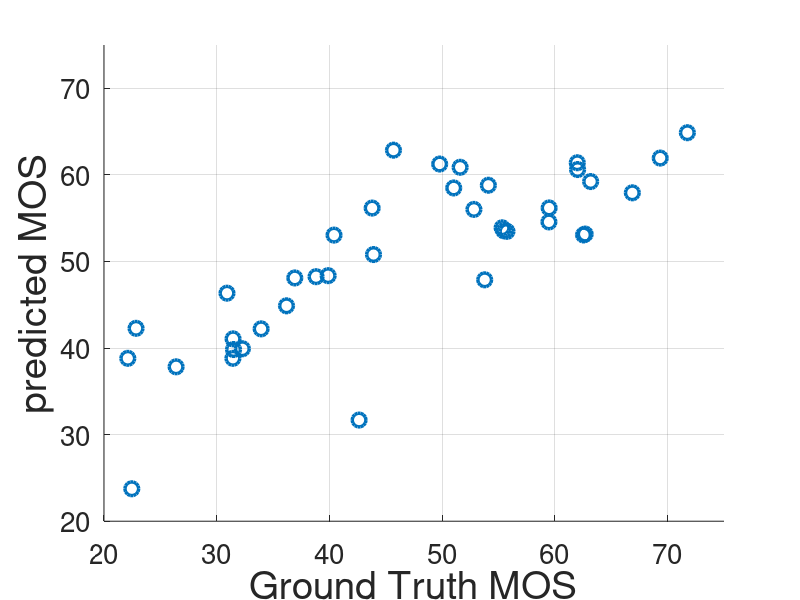

Source code (MATLAB): (Note: this script raises an error after producing the figure.)
clc;
clear all;
close all;
load('plcc81.mat');

data_Correlationtogether=[TestMOS_AveragedFeaturesPerVideo yfit];

% ans2= corrplot(data_Correlationtogether,'testR','on','rows','pairwise','varNames',...
%      {'MOSDataset','MOSPredicted'},'alpha',0.01)

scatter(TestMOS_AveragedFeaturesPerVideo, yfit,100,'LineWidth',2.5)
grid
set(gca,'FontSize',20)
axis([20 75 20 75])
xlabel('Ground Truth MOS','FontSize',28);
ylabel('predicted MOS','FontSize',28);
h = lsline;
set(h(1),'color','r','LineStyle','--','LineWidth',1.5)
text(60,50,'R^{2} =0.6567','Color','black','FontSize',28)

% ax = gca;
% outerpos = ax.OuterPosition;
% ti = ax.TightInset; 
% left = outerpos(1) + ti(1);
% bottom = outerpos(2) + ti(2);
% ax_width = outerpos(3)-0.2;
% ax_height = outerpos(4)-0.2 ;
% ax.Position = [left bottom ax_width ax_height];